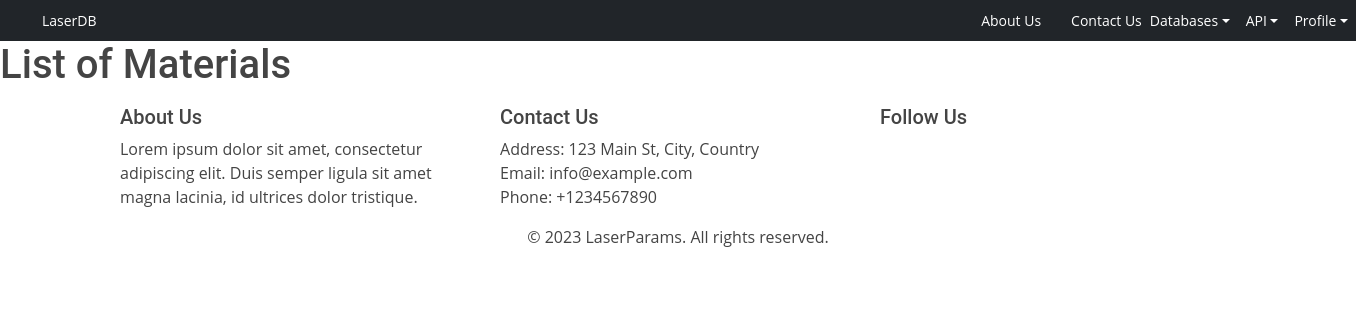
The page /materials/ (signed in) on the database as committed earlier.
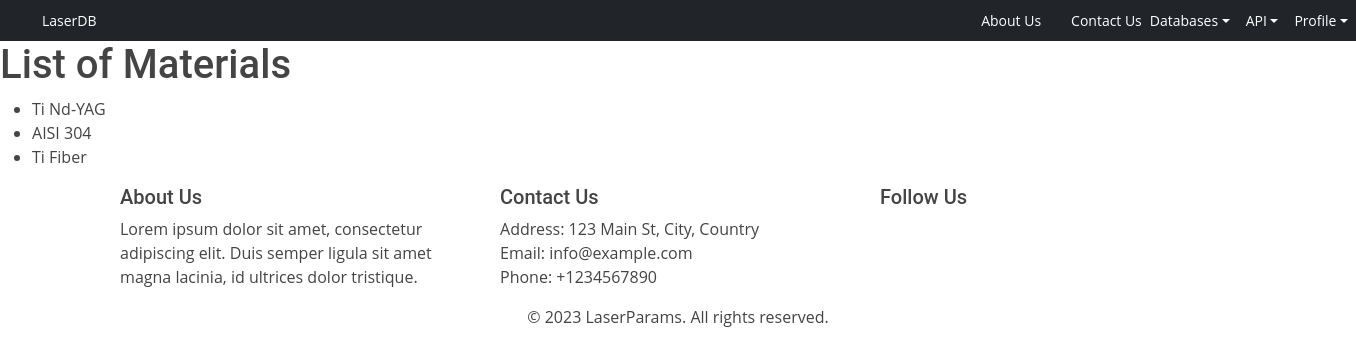
The same page on the database as committed later.
### pages/models.py (models this page shows, shortened)
class Material(models.Model):
    name = models.CharField(max_length=100)
    description = models.TextField()

### pages/views.py (the view)
# urls.py: path('materials/', views.material_list, name='material_list'),
@login_required
def material_list(request):
    materials = Material.objects.all()
    context = {'materials': materials}
    return render(request, 'pages/material_list.html', context)

### pages/templates/pages/material_list.html
{% extends 'base.html' %}
{% block content %}
    <h1>List of Materials</h1>
    <ul>
        {% for material in materials %}
            <li>{{ material.name }}</li>
        {% endfor %}
    </ul>
{% endblock %}

Rows that differ between the two databases and show on the page:
added Material: name "Ti Nd-YAG"
added Material: name "AISI 304"
added Material: name "Ti Fiber"
